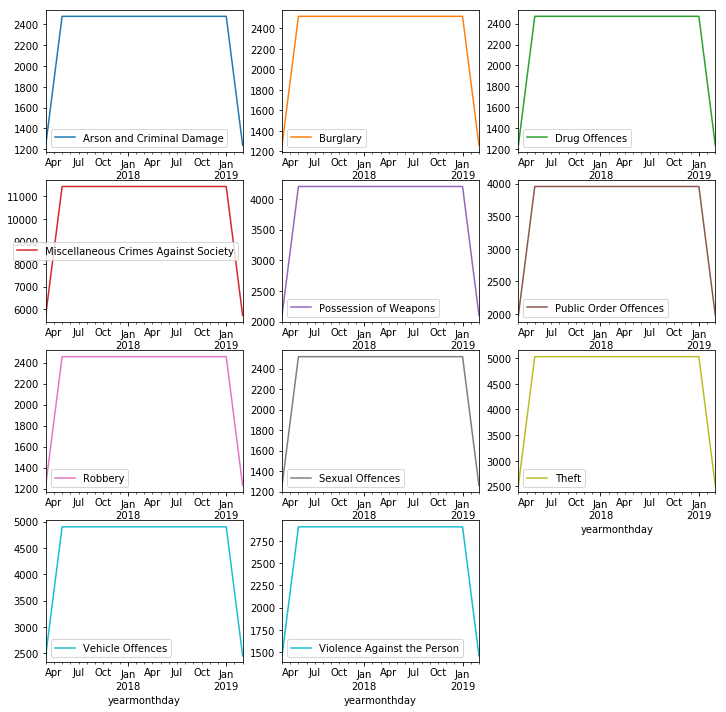

Generate this figure with Python:
# -*- coding: utf-8 -*-
"""dat 4 toynbee crime final.ipynb

Automatically generated by Colaboratory.

Original file is located at
    https://colab.research.google.com/drive/1HJY4SUA0fI_Xo0-TZHz-STyJiOUmLxLQ
"""

import matplotlib.pyplot as plt #to define plot parameters
import seaborn as sns #to graphical plots
import numpy as np #to math
import pandas as pd
import datetime as dt
import matplotlib.ticker as ticker

crime_df = pd.read_csv('https://raw.githubusercontent.com/research-at-toynbee-hall/datathons/master/datasets/datathon-2019-04-24/crime_in_london/cleaned/long_london_crime_2017-2019.csv')

crime_df['yearmonthday'] = crime_df['year_month'].apply(lambda x: dt.datetime.strptime(x, '%Y-%m-%d'))
crime_df['year'] = crime_df['yearmonthday'].dt.year

#changing the format to datetime so we can plot the chart
crime_df1 = crime_df.copy()
crime_df1.index = pd.to_datetime(crime_df1['yearmonthday'], format = '%Y-%m-%d')

#Grouping the crimes by the date
crimes_groupby = crime_df1.groupby([pd.TimeGrouper('2M'), 'MajorText'])
crime_data = crimes_groupby['MajorText'].count().rename('Count')

#Creating a dataframe (for use in plotting) 
crimes_groupby = crime_df1.groupby([pd.TimeGrouper('2M'), 'MajorText'])
crime_data = crimes_groupby['MajorText'].count().rename('Count')
crime_data = crime_data.unstack()

#Graph of all crimes over time
crime_data.plot(figsize=(12, 12), subplots=True, layout=(-1, 3),\
                    cmap='tab10', sharex=False, sharey=False)
plt.show()
